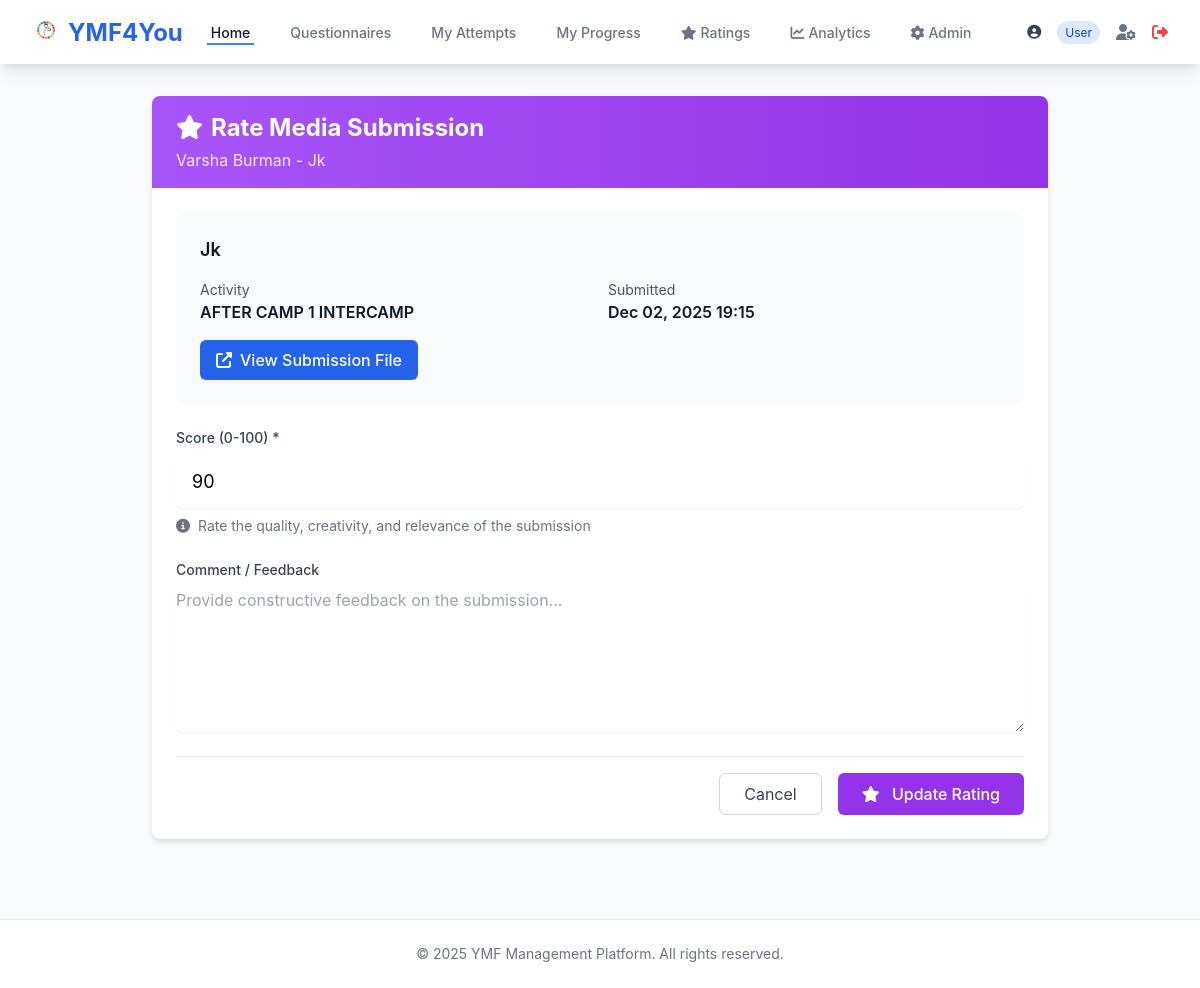
The page /ratings/media/8/ (signed in) on the database its author committed.
### accounts/models.py (models this page shows, shortened)
class User(AbstractUser):
    ROLE_CHOICES = [
        ('USER', 'User'),
        ('VOLUNTEER', 'Volunteer'),
        ('ADMIN', 'Admin'),
    ]
    role = models.CharField(max_length=10, choices=ROLE_CHOICES, default='USER')
    first_name = models.CharField(max_length=150)
    last_name = models.CharField(max_length=150)
    email = models.EmailField(unique=True)
    phone = models.CharField(max_length=15, blank=True, null=True)
    profile_pic = models.ImageField(upload_to='profile_pics/', blank=True, null=True)
    created_at = models.DateTimeField(auto_now_add=True)
    updated_at = models.DateTimeField(auto_now=True)
    class Meta:
        ordering = ['-created_at']
    def is_admin_role(self):
        return self.role == 'ADMIN' or self.is_superuser
    def is_volunteer_role(self):
        return self.role == 'VOLUNTEER' or self.is_admin_role()

### core/models.py (models this page shows, shortened)
class MediaSubmission(models.Model):
    STATUS_CHOICES = [
        ('PENDING',  'Pending Review'),
        ('APPROVED', 'Approved'),
        ('REJECTED', 'Rejected'),
    ]
    user               = models.ForeignKey(settings.AUTH_USER_MODEL, on_delete=models.CASCADE, related_name='media_submissions')
    intercamp_activity = models.ForeignKey(IntercampActivity, on_delete=models.CASCADE, related_name='submissions')
    title              = models.CharField(max_length=300)
    description        = models.TextField(blank=True)
    file               = models.FileField(upload_to='media_submissions/%Y/%m/')
    status             = models.CharField(max_length=20, choices=STATUS_CHOICES, default='PENDING')
    submitted_at       = models.DateTimeField(auto_now_add=True)
    reviewed_by        = models.ForeignKey(
        settings.AUTH_USER_MODEL, on_delete=models.SET_NULL,
        null=True, blank=True, related_name='reviewed_media'
    )
    reviewed_at = models.DateTimeField(null=True, blank=True)
    class Meta:
        ordering = ['-submitted_at']

class IntercampActivity(models.Model):
    batch       = models.ForeignKey(Batch, on_delete=models.CASCADE, related_name='intercamp_activities')
    after_camp  = models.IntegerField(choices=[(1, 'After Camp 1'), (2, 'After Camp 2')])
    title       = models.CharField(max_length=300)
    description = models.TextField()
    start_date  = models.DateField()
    end_date    = models.DateField()
    is_active   = models.BooleanField(default=False)
    class Meta:
        verbose_name_plural = 'Intercamp Activities'
        unique_together = ['batch', 'after_camp']
        ordering = ['batch', 'after_camp']

### ratings/models.py (models this page shows, shortened)
class Rating(models.Model):
    questionnaire_attempt = models.ForeignKey(UserQuestionnaireAttempt, on_delete=models.CASCADE,
                                             null=True, blank=True, related_name='ratings')
    media_submission = models.ForeignKey(MediaSubmission, on_delete=models.CASCADE,
                                        null=True, blank=True, related_name='ratings')
    rated_by = models.ForeignKey(settings.AUTH_USER_MODEL, on_delete=models.CASCADE, related_name='given_ratings')
    score = models.IntegerField(help_text='Score out of 100')
    comment = models.TextField(blank=True)
    created_at = models.DateTimeField(auto_now_add=True)
    updated_at = models.DateTimeField(auto_now=True)
    class Meta:
        ordering = ['-created_at']

### ratings/views.py (the view, shortened to what this page needs)
# urls.py: path('media/<int:submission_id>/', views.rate_media_submission, name='rate_media'),
@login_required
def rate_media_submission(request, submission_id):
    if not request.user.is_volunteer_role():
        messages.error(request, 'You do not have permission to rate.')
        return redirect('core:homepage')
    submission = get_object_or_404(MediaSubmission, id=submission_id)
    existing_rating = Rating.objects.filter(
        media_submission=submission,
        rated_by=request.user
    ).first()
    context = {
        'submission': submission,
        'existing_rating': existing_rating,
    }
    return render(request, 'ratings/rate_media.html', context)

### ratings/templates/ratings/rate_media.html (shortened to what this page needs)
{% extends 'base.html' %}
{% block content %}
<div class="max-w-4xl mx-auto">
    <div class="bg-white shadow-md rounded-lg overflow-hidden">
        <div class="bg-gradient-to-r from-purple-500 to-purple-600 px-6 py-4">
            <h2 class="text-2xl font-bold text-white">
                <i class="fas fa-star mr-2"></i>Rate Media Submission
            </h2>
            <p class="text-purple-100 mt-1">{{ submission.user.get_full_name }} - {{ submission.title }}</p>
        </div>
        <div class="p-6">
            <div class="bg-gray-50 rounded-lg p-6 mb-6">
                <h3 class="text-lg font-semibold text-gray-900 mb-4">{{ submission.title }}</h3>
                <div class="grid grid-cols-2 gap-4 mb-4">
                    <div>
                        <p class="text-sm text-gray-600">Activity</p>
                        <p class="font-semibold text-gray-900">{{ submission.intercamp_activity.title }}</p>
                    </div>
                    <div>
                        <p class="text-sm text-gray-600">Submitted</p>
                        <p class="font-semibold text-gray-900">{{ submission.submitted_at|date:"M d, Y H:i" }}</p>
                    </div>
                </div>
                <a href="{{ submission.file.url }}" target="_blank" class="inline-flex items-center px-4 py-2 bg-blue-600 hover:bg-blue-700 text-white font-medium rounded-md">
                    <i class="fas fa-external-link-alt mr-2"></i>View Submission File
                </a>
            </div>
            <form method="POST">
                <div class="mb-6">
                    <label class="block text-sm font-medium text-gray-700 mb-2">
                        Score (0-100) *
                    </label>
                    <input type="number" name="score" min="0" max="100" required
                           value="{% if existing_rating %}{{ existing_rating.score }}{% endif %}"
                           class="mt-1 block w-full rounded-md border-gray-300 shadow-sm focus:border-purple-500 focus:ring-purple-500 text-lg py-3 px-4">
                    <p class="mt-2 text-sm text-gray-500">
                        <i class="fas fa-info-circle mr-1"></i>
                        Rate the quality, creativity, and relevance of the submission
                    </p>
                </div>
                <div class="mb-6">
                    <label class="block text-sm font-medium text-gray-700 mb-2">
                        Comment / Feedback
                    </label>
                    <textarea name="comment" rows="6"
                              class="mt-1 block w-full rounded-md border-gray-300 shadow-sm focus:border-purple-500 focus:ring-purple-500"
                              placeholder="Provide constructive feedback on the submission...">{% if existing_rating %}{{ existing_rating.comment }}{% endif %}</textarea>
                </div>
                <div class="flex justify-end space-x-4 pt-4 border-t">
                    <a href="{% url 'ratings:pending_ratings' %}" class="px-6 py-2 border border-gray-300 rounded-md text-gray-700 hover:bg-gray-50">
                        Cancel
                    </a>
                    <button type="submit" class="px-6 py-2 bg-purple-600 text-white rounded-md hover:bg-purple-700 font-medium">
                        <i class="fas fa-star mr-2"></i>
                        {% if existing_rating %}Update Rating{% else %}Submit Rating{% endif %}
                    </button>
                </div>
            </form>
        </div>
    </div>
</div>
{% endblock %}

### templates/base.html (shortened to what this page needs)
{% load static %}
<!DOCTYPE html>
<html lang="en">
<head>
    <script src="https://cdn.tailwindcss.com"></script>
    <link rel="stylesheet" href="https://cdnjs.cloudflare.com/ajax/libs/font-awesome/6.4.0/css/all.min.css">
</head>
<body class="bg-gray-50 min-h-screen">
    {% if user.is_authenticated %}
    <nav class="bg-white shadow-lg">
        <div class="max-w-7xl mx-auto px-4 sm:px-6 lg:px-8">
            <div class="flex justify-between h-16">
                <div class="flex items-center">
                    <div class="flex-shrink-0">
                        <a href="{% url 'core:homepage' %}" class="text-2xl font-bold text-blue-600">
                            <img src="{% static 'images/logo.png' %}" alt="YMF" class="inline-block w-7 h-7 mr-2" style="vertical-align:-3px; object-fit:contain;">YMF4You
                        </a>
                    </div>
                    <div class="hidden md:ml-6 md:flex md:space-x-8">
                        <a href="{% url 'core:homepage' %}" class="border-blue-500 text-gray-900 inline-flex items-center px-1 pt-1 border-b-2 text-sm font-medium">
                            Home
                        </a>
                        <a href="{% url 'questionnaires:questionnaire_list' %}" class="border-transparent text-gray-500 hover:border-gray-300 hover:text-gray-700 inline-flex items-center px-1 pt-1 border-b-2 text-sm font-medium">
                            Questionnaires
                        </a>
                        <a href="{% url 'questionnaires:my_attempts' %}" class="border-transparent text-gray-500 hover:border-gray-300 hover:text-gray-700 inline-flex items-center px-1 pt-1 border-b-2 text-sm font-medium">
                            My Attempts
                        </a>
                        <a href="{% url 'core:my_progress' %}" class="border-transparent text-gray-500 hover:border-gray-300 hover:text-gray-700 inline-flex items-center px-1 pt-1 border-b-2 text-sm font-medium">
                            My Progress
                        </a>
                        {% if user.is_volunteer_role %}
                        <a href="{% url 'ratings:pending_ratings' %}" class="border-transparent text-gray-500 hover:border-gray-300 hover:text-gray-700 inline-flex items-center px-1 pt-1 border-b-2 text-sm font-medium">
                            <i class="fas fa-star mr-1"></i> Ratings
                        </a>
                        {% endif %}
                        {% if user.is_admin_role %}
                        <a href="{% url 'analytics:dashboard' %}" class="border-transparent text-gray-500 hover:border-gray-300 hover:text-gray-700 inline-flex items-center px-1 pt-1 border-b-2 text-sm font-medium">
                            <i class="fas fa-chart-line mr-1"></i> Analytics
                        </a>
                        <a href="/admin/" class="border-transparent text-gray-500 hover:border-gray-300 hover:text-gray-700 inline-flex items-center px-1 pt-1 border-b-2 text-sm font-medium">
                            <i class="fas fa-cog mr-1"></i> Admin
                        </a>
                        {% endif %}
                    </div>
                </div>
                <div class="hidden md:ml-6 md:flex md:items-center">
                    <div class="flex items-center space-x-4">
                        <span class="text-sm text-gray-700">
                            <i class="fas fa-user-circle mr-1"></i>
                            <span class="text-xs bg-blue-100 text-blue-800 px-2 py-1 rounded-full ml-2">{{ user.get_role_display }}</span>
                        </span>
                        <a href="{% url 'accounts:profile' %}" class="text-gray-500 hover:text-gray-700">
                            <i class="fas fa-user-cog"></i>
                        </a>
                        <a href="{% url 'accounts:logout' %}" class="text-red-500 hover:text-red-700">
                            <i class="fas fa-sign-out-alt"></i>
                        </a>
                    </div>
                </div>
            </div>
        </div>
    </nav>
    {% endif %}
    <main class="max-w-7xl mx-auto px-4 sm:px-6 lg:px-8 py-8">
        {% block content %}{% endblock %}
    </main>
    <footer class="bg-white border-t border-gray-200 mt-12">
        <div class="max-w-7xl mx-auto py-6 px-4 sm:px-6 lg:px-8">
            <p class="text-center text-gray-500 text-sm">
                &copy; 2025 YMF Management Platform. All rights reserved.
            </p>
        </div>
    </footer>
</body>
</html>

### templates/base.html (style rules this page uses)
body { font-family: 'Inter', -apple-system, BlinkMacSystemFont, 'Segoe UI', Roboto, sans-serif; }

### rows shown on the page
User: role "User"
MediaSubmission: user.get_full_name "Varsha Burman", title "Jk", intercamp_activity "AFTER CAMP 1 INTERCAMP", submitted_at "Dec 02, 2025 19:15"
Rating: score "90"
